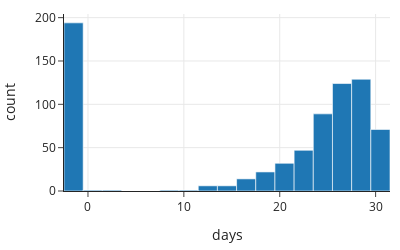

The code cell stored with this chart in its notebook:
### Markdown cell above
As expected Jan, Feb, Sep, Oct, Nov, and Dec have 61 occurrences and the rest 62. 

Let's turn to examine the column called `days`.

### Code cell
px.histogram(co2, x='days', width=400, height=250)

### Figure 1 — Plotly figure (JSON) as saved in the notebook; plotly's stock layout.template omitted (floating-point values rounded to 4 significant figures; data arrays with more than 128 entries replaced by an {"elided": "..."} marker saying what was removed)
{"data": [{"alignmentgroup": "True", "bingroup": "x", "hovertemplate": "days=%{x}<br>count=%{y}<extra></extra>", "legendgroup": "", "marker": {"color": "#1F77B4", "pattern": {"shape": ""}}, "name": "", "offsetgroup": "", "orientation": "v", "showlegend": false, "type": "histogram", "x": {"elided": "738 int values"}, "xaxis": "x", "yaxis": "y"}], "layout": {"barmode": "relative", "height": 250, "legend": {"tracegroupgap": 0}, "width": 400, "xaxis": {"anchor": "y", "autorange": true, "domain": [0, 1], "range": [-2.5, 31.5], "title": {"text": "days"}, "type": "linear"}, "yaxis": {"anchor": "x", "autorange": true, "domain": [0, 1], "range": [0, 204.2], "title": {"text": "count"}}}}
